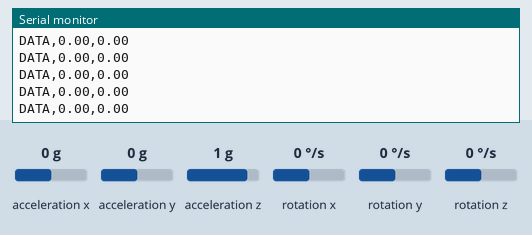
A program run on a simulated ESP32-S3. On the bench: the last lines printed to the serial monitor. Wiring (inferred from the names in the program): MPU-6050 motion sensor at I2C address 0x68. Inputs (shaded band) come from the test bench; at power-on: acceleration x 0 g, acceleration y 0 g, acceleration z 1 g, rotation x 0 °/s, rotation y 0 °/s, rotation z 0 °/s.

Above: at 4.1 s.
4.2 s: acceleration x set to -1.4 g
At 5.2 s:
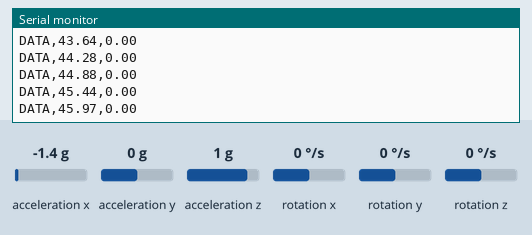
5.7 s: acceleration y set to -1.4 g
At 6.7 s:
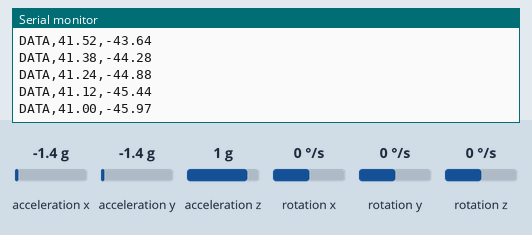
7.2 s: acceleration z set to -1.4 g
At 8.0 s:
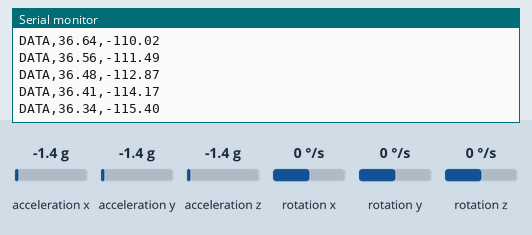
8.7 s: rotation x set to -192 °/s
At 9.8 s:
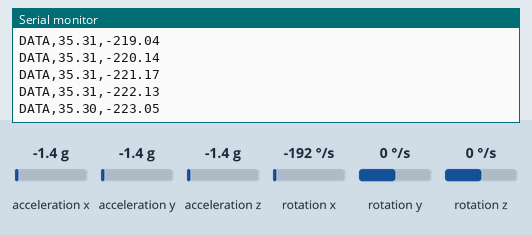
10.2 s: rotation y set to -192 °/s
At 11.1 s:
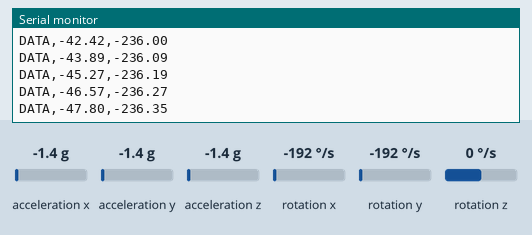
Timing chart, 0 to 12.7 s (numbered marks = the images above; inputs shaded):
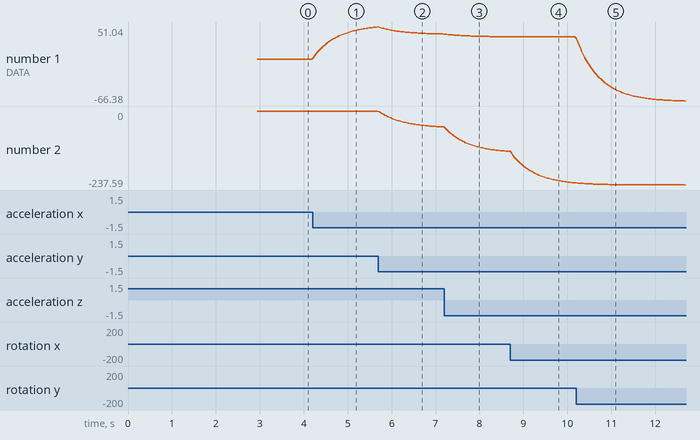

The program:

main.cpp
```cpp
#include <Arduino.h>
#include <Wire.h>
#include <math.h>

constexpr uint8_t SDA_PIN = 5;
constexpr uint8_t SCL_PIN = 6;
constexpr uint8_t MPU_ADDRESS = 0x68;

constexpr uint32_t SERIAL_BAUD_RATE = 115200;
constexpr uint32_t SENSOR_INTERVAL_US = 10000;
constexpr uint32_t OUTPUT_INTERVAL_MS = 25;

constexpr float ACCEL_SCALE = 16384.0f;
constexpr float GYRO_SCALE = 131.0f;

constexpr uint16_t CALIBRATION_SAMPLES = 500;
constexpr uint32_t CALIBRATION_TIMEOUT_MS = 10000;

constexpr float COMPLEMENTARY_FILTER_ALPHA = 0.98f;

struct SensorRawData {
  int16_t accelX;
  int16_t accelY;
  int16_t accelZ;
  int16_t temperature;
  int16_t gyroX;
  int16_t gyroY;
  int16_t gyroZ;
};

SensorRawData rawData;

float accelX = 0.0f;
float accelY = 0.0f;
float accelZ = 0.0f;

float gyroX = 0.0f;
float gyroY = 0.0f;
float gyroZ = 0.0f;

float gyroOffsetX = 0.0f;
float gyroOffsetY = 0.0f;
float gyroOffsetZ = 0.0f;

float pitch = 0.0f;
float roll = 0.0f;

bool orientationInitialized = false;
bool sensorReady = false;

uint32_t previousSensorTimeUs = 0;
uint32_t previousOutputTimeMs = 0;
uint32_t previousErrorTimeMs = 0;

bool deviceExists() {
  Wire.beginTransmission(MPU_ADDRESS);
  return Wire.endTransmission(true) == 0;
}

bool writeRegister(
  uint8_t registerAddress,
  uint8_t value
) {
  Wire.beginTransmission(MPU_ADDRESS);
  Wire.write(registerAddress);
  Wire.write(value);

  return Wire.endTransmission(true) == 0;
}

bool readSensorRawData() {
  Wire.beginTransmission(MPU_ADDRESS);
  Wire.write(0x3B);

  uint8_t transmissionError = Wire.endTransmission(false);

  if (transmissionError != 0) {
    return false;
  }

  constexpr uint8_t bytesRequired = 14;

  size_t bytesReceived = Wire.requestFrom(
    static_cast<uint8_t>(MPU_ADDRESS),
    bytesRequired,
    true
  );

  if (bytesReceived != bytesRequired) {
    while (Wire.available()) {
      Wire.read();
    }

    return false;
  }

  rawData.accelX = static_cast<int16_t>(
    (static_cast<uint16_t>(Wire.read()) << 8) |
    Wire.read()
  );

  rawData.accelY = static_cast<int16_t>(
    (static_cast<uint16_t>(Wire.read()) << 8) |
    Wire.read()
  );

  rawData.accelZ = static_cast<int16_t>(
    (static_cast<uint16_t>(Wire.read()) << 8) |
    Wire.read()
  );

  rawData.temperature = static_cast<int16_t>(
    (static_cast<uint16_t>(Wire.read()) << 8) |
    Wire.read()
  );

  rawData.gyroX = static_cast<int16_t>(
    (static_cast<uint16_t>(Wire.read()) << 8) |
    Wire.read()
  );

  rawData.gyroY = static_cast<int16_t>(
    (static_cast<uint16_t>(Wire.read()) << 8) |
    Wire.read()
  );

  rawData.gyroZ = static_cast<int16_t>(
    (static_cast<uint16_t>(Wire.read()) << 8) |
    Wire.read()
  );

  return true;
}

bool initializeMPU6050() {
  Serial.println("STATUS,Initializing MPU-6050");

  if (!deviceExists()) {
    Serial.println("ERROR,MPU-6050 not found at 0x68");
    return false;
  }

  Serial.println("STATUS,MPU-6050 found at 0x68");

  // Wake up the sensor and use the X-axis gyroscope as clock source.
  if (!writeRegister(0x6B, 0x01)) {
    Serial.println("ERROR,Failed to configure power management");
    return false;
  }

  delay(100);

  // Sample rate: 1 kHz / (1 + 9) = 100 Hz.
  if (!writeRegister(0x19, 0x09)) {
    Serial.println("ERROR,Failed to configure sample rate");
    return false;
  }

  // Digital low-pass filter.
  if (!writeRegister(0x1A, 0x03)) {
    Serial.println("ERROR,Failed to configure low-pass filter");
    return false;
  }

  // Gyroscope range: ±250 degrees per second.
  if (!writeRegister(0x1B, 0x00)) {
    Serial.println("ERROR,Failed to configure gyroscope");
    return false;
  }

  // Accelerometer range: ±2 g.
  if (!writeRegister(0x1C, 0x00)) {
    Serial.println("ERROR,Failed to configure accelerometer");
    return false;
  }

  Serial.println("STATUS,MPU-6050 initialized");

  return true;
}

void convertRawValues() {
  accelX = static_cast<float>(
    rawData.accelX
  ) / ACCEL_SCALE;

  accelY = static_cast<float>(
    rawData.accelY
  ) / ACCEL_SCALE;

  accelZ = static_cast<float>(
    rawData.accelZ
  ) / ACCEL_SCALE;

  gyroX = (
    static_cast<float>(rawData.gyroX) / GYRO_SCALE
  ) - gyroOffsetX;

  gyroY = (
    static_cast<float>(rawData.gyroY) / GYRO_SCALE
  ) - gyroOffsetY;

  gyroZ = (
    static_cast<float>(rawData.gyroZ) / GYRO_SCALE
  ) - gyroOffsetZ;
}

bool calibrateGyroscope() {
  Serial.println("CALIBRATION,Keep the sensor still");

  float gyroSumX = 0.0f;
  float gyroSumY = 0.0f;
  float gyroSumZ = 0.0f;

  uint16_t successfulSamples = 0;
  uint32_t calibrationStartTime = millis();

  while (successfulSamples < CALIBRATION_SAMPLES) {
    if (
      millis() - calibrationStartTime >
      CALIBRATION_TIMEOUT_MS
    ) {
      Serial.println("ERROR,Gyroscope calibration timeout");
      return false;
    }

    if (!readSensorRawData()) {
      delay(5);
      continue;
    }

    gyroSumX += static_cast<float>(rawData.gyroX);
    gyroSumY += static_cast<float>(rawData.gyroY);
    gyroSumZ += static_cast<float>(rawData.gyroZ);

    successfulSamples++;

    if (successfulSamples % 100 == 0) {
      Serial.print("CALIBRATION,");
      Serial.print(successfulSamples);
      Serial.print("/");
      Serial.println(CALIBRATION_SAMPLES);
    }

    delay(3);
  }

  gyroOffsetX = (
    gyroSumX / static_cast<float>(successfulSamples)
  ) / GYRO_SCALE;

  gyroOffsetY = (
    gyroSumY / static_cast<float>(successfulSamples)
  ) / GYRO_SCALE;

  gyroOffsetZ = (
    gyroSumZ / static_cast<float>(successfulSamples)
  ) / GYRO_SCALE;

  Serial.println("CALIBRATION,Completed");

  return true;
}

float calculateAccelerometerPitch() {
  return atan2f(
    -accelX,
    sqrtf(
      accelY * accelY +
      accelZ * accelZ
    )
  ) * 180.0f / PI;
}

float calculateAccelerometerRoll() {
  return atan2f(
    accelY,
    accelZ
  ) * 180.0f / PI;
}

void updateOrientation(float deltaTimeSeconds) {
  float accelerometerPitch = calculateAccelerometerPitch();
  float accelerometerRoll = calculateAccelerometerRoll();

  if (!orientationInitialized) {
    pitch = accelerometerPitch;
    roll = accelerometerRoll;
    orientationInitialized = true;
    return;
  }

  float pitchFromGyroscope =
    pitch + gyroY * deltaTimeSeconds;

  float rollFromGyroscope =
    roll + gyroX * deltaTimeSeconds;

  pitch =
    COMPLEMENTARY_FILTER_ALPHA * pitchFromGyroscope +
    (1.0f - COMPLEMENTARY_FILTER_ALPHA) *
    accelerometerPitch;

  roll =
    COMPLEMENTARY_FILTER_ALPHA * rollFromGyroscope +
    (1.0f - COMPLEMENTARY_FILTER_ALPHA) *
    accelerometerRoll;
}

void printOrientationData() {
  // Format:
  // DATA,pitch,roll

  Serial.print("DATA,");
  Serial.print(pitch, 2);
  Serial.print(",");
  Serial.println(roll, 2);
}

void setup() {
  Serial.begin(SERIAL_BAUD_RATE);

  uint32_t serialStartTime = millis();

  while (
    !Serial &&
    millis() - serialStartTime < 3000
  ) {
    delay(10);
  }

  delay(500);

  Serial.println();
  Serial.println("STATUS,ESP32 started");

  if (!Wire.begin(SDA_PIN, SCL_PIN)) {
    Serial.println("ERROR,Failed to start I2C");
    return;
  }

  Wire.setClock(100000);
  Wire.setTimeOut(200);

  Serial.println("STATUS,I2C started on SDA 4 SCL 5");

  if (!initializeMPU6050()) {
    return;
  }

  if (!calibrateGyroscope()) {
    return;
  }

  if (!readSensorRawData()) {
    Serial.println("ERROR,Initial sensor read failed");
    return;
  }

  convertRawValues();

  pitch = calculateAccelerometerPitch();
  roll = calculateAccelerometerRoll();

  orientationInitialized = true;
  sensorReady = true;

  previousSensorTimeUs = micros();
  previousOutputTimeMs = millis();

  Serial.println("STATUS,Ready");
}

void loop() {
  if (!sensorReady) {
    delay(100);
    return;
  }

  uint32_t currentTimeUs = micros();

  if (
    currentTimeUs - previousSensorTimeUs <
    SENSOR_INTERVAL_US
  ) {
    delay(1);
    return;
  }

  float deltaTimeSeconds =
    static_cast<float>(
      currentTimeUs - previousSensorTimeUs
    ) / 1000000.0f;

  previousSensorTimeUs = currentTimeUs;

  if (!readSensorRawData()) {
    if (
      millis() - previousErrorTimeMs >= 1000
    ) {
      previousErrorTimeMs = millis();
      Serial.println("ERROR,Sensor read failed");
    }

    return;
  }

  convertRawValues();
  updateOrientation(deltaTimeSeconds);

  uint32_t currentTimeMs = millis();

  if (
    currentTimeMs - previousOutputTimeMs >=
    OUTPUT_INTERVAL_MS
  ) {
    previousOutputTimeMs = currentTimeMs;
    printOrientationData();
  }
}
```

Measured:
- after the input at 4.2 s, the serial monitor: prints a new line at once (image 1)
- plotted number 1: 0 → 51.04 after the input at 4.2 s
